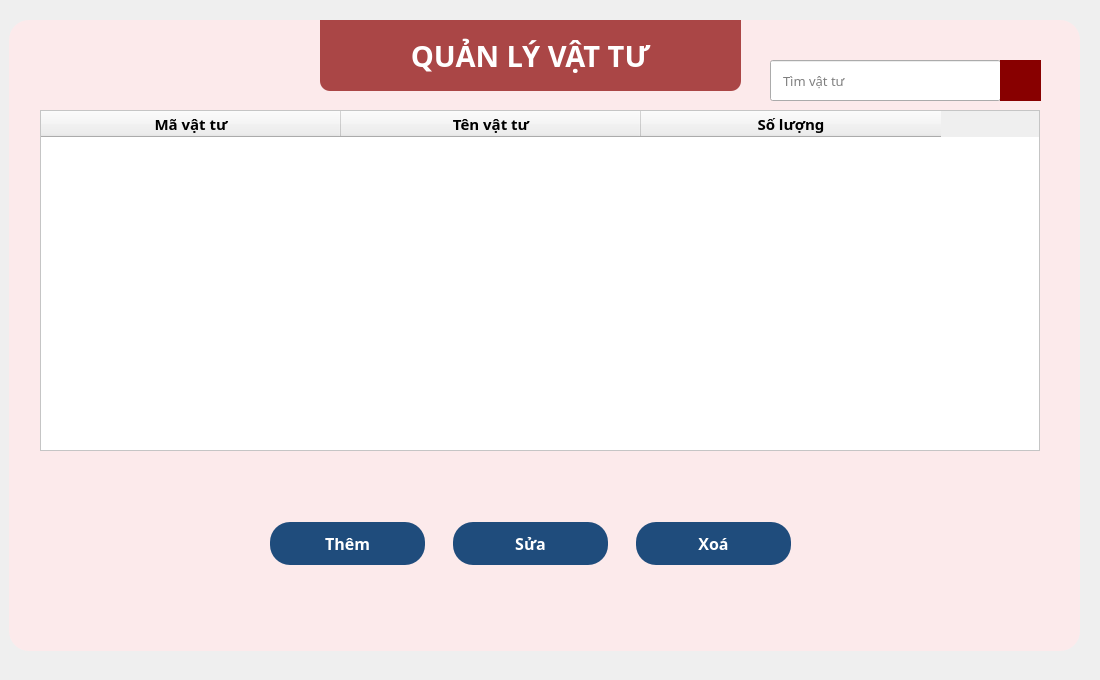
     <widget class="QWidget" name="vat_tu_page">
      <property name="styleSheet">
       <string notr="true">QPushButton{
	padding: 10 0 10 0;
	border-radius: 20;
	color: rgb(255, 255, 255);
	background-color: rgb(31, 76, 124);
}
QPushButton:hover{
	background-color: rgb(46, 123, 175);
}
QPushButton:pressed{
	background-color: rgb(10, 158, 69);
}</string>
      </property>
      <widget class="QTableWidget" name="ds_vattu_tablewidget">
       <property name="geometry">
        <rect>
         <x>40</x>
         <y>110</y>
         <width>1000</width>
         <height>341</height>
        </rect>
       </property>
       <property name="minimumSize">
        <size>
         <width>1000</width>
         <height>0</height>
        </size>
       </property>
       <property name="maximumSize">
        <size>
         <width>1000</width>
         <height>16777215</height>
        </size>
       </property>
       <property name="baseSize">
        <size>
         <width>600</width>
         <height>0</height>
        </size>
       </property>
       <property name="font">
        <font>
         <family>Noto Sans</family>
         <italic>false</italic>
        </font>
       </property>
       <property name="styleSheet">
        <string notr="true">QTableWidget{
background-color: rgb(255, 255, 255);
}</string>
       </property>
       <property name="alternatingRowColors">
        <bool>true</bool>
       </property>
       <property name="textElideMode">
        <enum>Qt::ElideMiddle</enum>
       </property>
       <attribute name="horizontalHeaderDefaultSectionSize">
        <number>300</number>
       </attribute>
       <attribute name="horizontalHeaderHighlightSections">
        <bool>true</bool>
       </attribute>
       <attribute name="horizontalHeaderMinimumSectionSize">
        <number>100</number>
       </attribute>
       <attribute name="verticalHeaderDefaultSectionSize">
        <number>30</number>
       </attribute>
       <attribute name="verticalHeaderMinimumSectionSize">
        <number>30</number>
       </attribute>
       <column>
        <property name="text">
         <string>Mã vật tư</string>
        </property>
        <property name="font">
         <font>
          <family>Noto Sans</family>
          <pointsize>11</pointsize>
          <weight>75</weight>
          <italic>false</italic>
          <bold>true</bold>
         </font>
        </property>
        <property name="textAlignment">
         <set>AlignCenter</set>
        </property>
       </column>
       <column>
        <property name="text">
         <string>Tên vật tư</string>
        </property>
        <property name="font">
         <font>
          <family>Noto Sans</family>
          <pointsize>11</pointsize>
          <weight>75</weight>
          <italic>false</italic>
          <bold>true</bold>
         </font>
        </property>
        <property name="textAlignment">
         <set>AlignCenter</set>
        </property>
       </column>
       <column>
        <property name="text">
         <string>Số lượng</string>
        </property>
        <property name="font">
         <font>
          <family>Noto Sans</family>
          <pointsize>11</pointsize>
          <weight>75</weight>
          <bold>true</bold>
         </font>
        </property>
        <property name="textAlignment">
         <set>AlignCenter</set>
        </property>
       </column>
      </widget>
      <widget class="QWidget" name="widget_12" native="true">
       <property name="geometry">
        <rect>
         <x>0</x>
         <y>0</y>
         <width>1091</width>
         <height>671</height>
        </rect>
       </property>
       <property name="styleSheet">
        <string notr="true">border-image: url(:/img/Barbershop/background.png);</string>
       </property>
      </widget>
      <widget class="QLabel" name="label_18">
       <property name="geometry">
        <rect>
         <x>320</x>
         <y>20</y>
         <width>421</width>
         <height>71</height>
        </rect>
       </property>
       <property name="font">
        <font>
         <family>Noto Sans</family>
         <pointsize>22</pointsize>
         <weight>75</weight>
         <bold>true</bold>
        </font>
       </property>
       <property name="styleSheet">
        <string notr="true">color: rgb(255, 255, 255);
background-color: rgba(136, 0, 0, 70%);
border-radius: 0px;
border-bottom-left-radius: 10px;
border-bottom-right-radius: 10px;</string>
       </property>
       <property name="text">
        <string>QUẢN LÝ VẬT TƯ</string>
       </property>
       <property name="alignment">
        <set>Qt::AlignCenter</set>
       </property>
      </widget>
      <widget class="QWidget" name="widget_11" native="true">
       <property name="geometry">
        <rect>
         <x>9</x>
         <y>20</y>
         <width>1071</width>
         <height>631</height>
        </rect>
       </property>
       <property name="styleSheet">
        <string notr="true">background-color: rgba(255, 233, 234, 83%);
border-radius: 20px;</string>
       </property>
      </widget>
      <widget class="QWidget" name="layoutWidget_7">
       <property name="geometry">
        <rect>
         <x>260</x>
         <y>510</y>
         <width>541</width>
         <height>67</height>
        </rect>
       </property>
       <layout class="QHBoxLayout" name="horizontalLayout_6">
        <property name="spacing">
         <number>28</number>
        </property>
        <property name="leftMargin">
         <number>10</number>
        </property>
        <property name="topMargin">
         <number>10</number>
        </property>
        <property name="rightMargin">
         <number>10</number>
        </property>
        <property name="bottomMargin">
         <number>10</number>
        </property>
        <item>
         <widget class="QPushButton" name="them_vattu_btn">
          <property name="minimumSize">
           <size>
            <width>0</width>
            <height>0</height>
           </size>
          </property>
          <property name="font">
           <font>
            <family>Noto Sans</family>
            <pointsize>12</pointsize>
            <weight>75</weight>
            <bold>true</bold>
           </font>
          </property>
          <property name="styleSheet">
           <string notr="true"/>
          </property>
          <property name="text">
           <string>Thêm</string>
          </property>
         </widget>
        </item>
        <item>
         <widget class="QPushButton" name="sua_vattu_btn">
          <property name="minimumSize">
           <size>
            <width>0</width>
            <height>0</height>
           </size>
          </property>
          <property name="font">
           <font>
            <family>Noto Sans</family>
            <pointsize>12</pointsize>
            <weight>75</weight>
            <bold>true</bold>
           </font>
          </property>
          <property name="styleSheet">
           <string notr="true"/>
          </property>
          <property name="text">
           <string>Sửa</string>
          </property>
         </widget>
        </item>
        <item>
         <widget class="QPushButton" name="xoa_vattu_btn">
          <property name="minimumSize">
           <size>
            <width>0</width>
            <height>0</height>
           </size>
          </property>
          <property name="font">
           <font>
            <family>Noto Sans</family>
            <pointsize>12</pointsize>
            <weight>75</weight>
            <bold>true</bold>
           </font>
          </property>
          <property name="styleSheet">
           <string notr="true"/>
          </property>
          <property name="text">
           <string>Xoá</string>
          </property>
         </widget>
        </item>
       </layout>
      </widget>
      <widget class="QLineEdit" name="tim_vt_tbx">
       <property name="geometry">
        <rect>
         <x>770</x>
         <y>60</y>
         <width>231</width>
         <height>41</height>
        </rect>
       </property>
       <property name="font">
        <font>
         <family>Noto Sans</family>
         <pointsize>10</pointsize>
        </font>
       </property>
       <property name="styleSheet">
        <string notr="true">QLineEdit{
	padding-left: 10px;
}

QLineEdit::hover{
	border: 0.5px solid brown;
}</string>
       </property>
       <property name="placeholderText">
        <string>Tìm vật tư</string>
       </property>
      </widget>
      <widget class="QPushButton" name="tim_vt_btn">
       <property name="geometry">
        <rect>
         <x>1000</x>
         <y>60</y>
         <width>41</width>
         <height>41</height>
        </rect>
       </property>
       <property name="styleSheet">
        <string notr="true">QPushButton{
	border-radius: 0;
	background-color: rgb(136, 0, 0);
}
QPushButton::hover{
	border: 0.5px solid brown;
	background-color: rgb(171, 0, 0);
}</string>
       </property>
       <property name="text">
        <string/>
       </property>
       <property name="icon">
        <iconset resource="bg_img.qrc">
         <normaloff>:/img/search.png</normaloff>:/img/search.png</iconset>
       </property>
      </widget>
      <zorder>widget_12</zorder>
      <zorder>widget_11</zorder>
      <zorder>ds_vattu_tablewidget</zorder>
      <zorder>label_18</zorder>
      <zorder>layoutWidget_7</zorder>
      <zorder>tim_vt_tbx</zorder>
      <zorder>tim_vt_btn</zorder>
     </widget>
